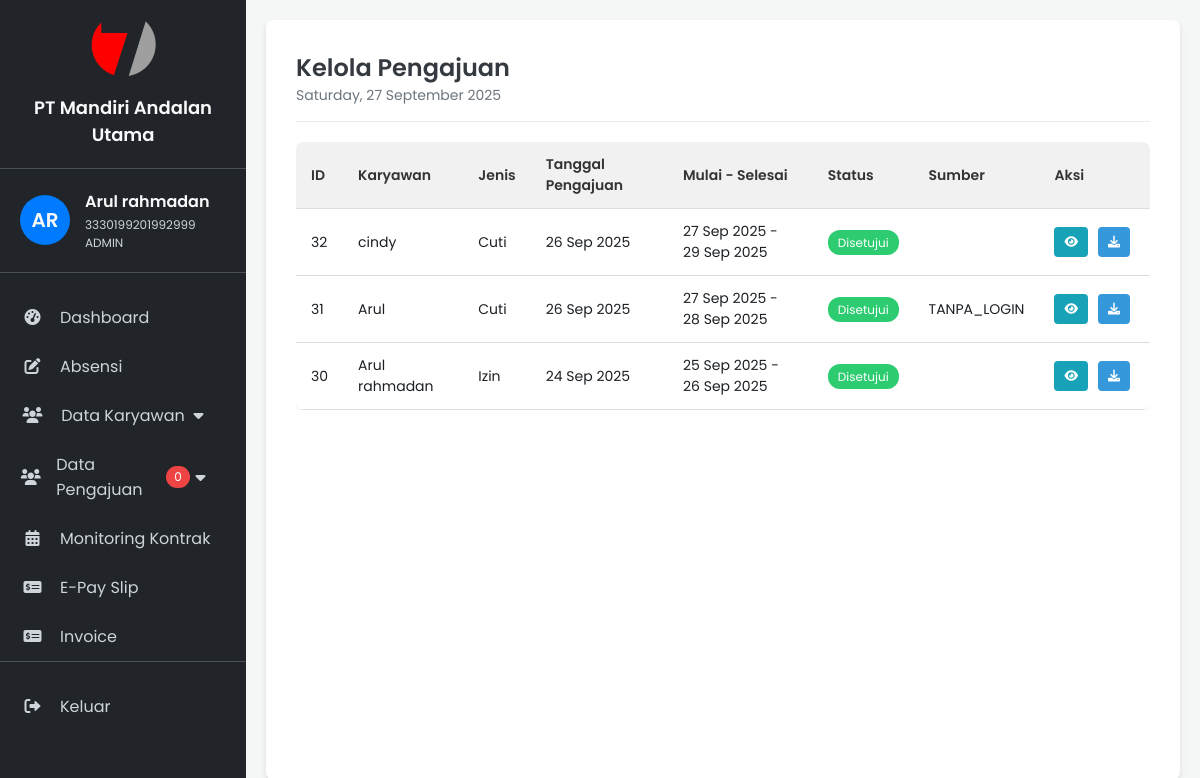
Page /admin/pengajuan/kelola_pengajuan.php (signed in) on the committed database.
### tables this page shows
CREATE TABLE `karyawan` (
  `id_karyawan` bigint(20) UNSIGNED NOT NULL,
  `nama_karyawan` varchar(255) DEFAULT NULL,
  `jabatan` varchar(100) DEFAULT NULL,
  `jenis_kelamin` varchar(50) DEFAULT NULL,
  `tempat_lahir` varchar(100) DEFAULT NULL,
  `tanggal_lahir` date DEFAULT NULL,
  `alamat` varchar(255) DEFAULT NULL,
  `alamat_tinggal` varchar(255) DEFAULT NULL,
  `rt_rw` varchar(10) DEFAULT NULL,
  `kelurahan` varchar(100) DEFAULT NULL,
  `kecamatan` varchar(100) DEFAULT NULL,
  `kota_kabupaten` varchar(100) DEFAULT NULL,
  `nik_ktp` varchar(20) DEFAULT NULL,
  `pendidikan_terakhir` varchar(100) DEFAULT NULL,
  `no_hp` varchar(20) DEFAULT NULL,
  `alamat_email` varchar(255) DEFAULT NULL,
  `no_kk` varchar(20) DEFAULT NULL,
  `nama_ayah` varchar(100) DEFAULT NULL,
  `nama_ibu` varchar(100) DEFAULT NULL,
  `nik_karyawan` varchar(50) DEFAULT NULL,
  `nip` varchar(50) DEFAULT NULL,
  `penempatan` varchar(100) DEFAULT NULL,
  `nama_user` varchar(100) DEFAULT NULL,
  `kota` varchar(100) DEFAULT NULL,
  `area` varchar(100) DEFAULT NULL,
  `nomor_kontrak` varchar(100) DEFAULT NULL,
  `tanggal_pembuatan_pks` date DEFAULT NULL,
  `nomor_surat_tugas` varchar(100) DEFAULT NULL,
  `masa_penugasan` varchar(100) DEFAULT NULL,
  `tgl_aktif_masuk` date DEFAULT NULL,
  `join_date` date DEFAULT NULL,
  `end_date` date DEFAULT NULL,
  `end_date_pks` date DEFAULT NULL,
  `end_of_contract` date DEFAULT NULL,
  `status_karyawan` varchar(50) DEFAULT NULL,
  `status` varchar(50) DEFAULT NULL,
  `tgl_resign` date DEFAULT NULL,
  `cabang` varchar(100) DEFAULT NULL,
  `job` varchar(100) DEFAULT NULL,
  `channel` varchar(100) DEFAULT NULL,
  `tgl_rmu` date DEFAULT NULL,
  `nomor_rekening` varchar(50) DEFAULT NULL,
  `nama_bank` varchar(50) DEFAULT NULL,
  `gapok` decimal(10,2) DEFAULT NULL,
  `umk_ump` decimal(10,2) DEFAULT NULL,
  `tanggal_pernyataan` date DEFAULT NULL,
  `npwp` varchar(50) DEFAULT NULL,
  `status_pajak` varchar(50) DEFAULT NULL,
  `recruitment_officer` varchar(100) DEFAULT NULL,
  `team_leader` varchar(100) DEFAULT NULL,
  `recruiter` varchar(100) DEFAULT NULL,
  `tl` varchar(100) DEFAULT NULL,
  `manager` varchar(100) DEFAULT NULL,
  `nama_sm` varchar(100) DEFAULT NULL,
  `nama_sh` varchar(100) DEFAULT NULL,
  `sales_code` varchar(50) DEFAULT NULL,
  `nomor_reff` varchar(50) DEFAULT NULL,
  `no_bpjamsostek` varchar(50) DEFAULT NULL,
  `no_bpjs_kes` varchar(50) DEFAULT NULL,
  `role` enum('HRD','KARYAWAN','ADMIN') DEFAULT NULL,
  `proyek` enum('ALLO','MOLADIN','NOBU','CIMB','CNAF','BNIF','SMBCI','INTERNAL') DEFAULT NULL,
  `surat_tugas` varchar(255) DEFAULT NULL
);

CREATE TABLE `pengajuan` (
  `id_pengajuan` int(11) NOT NULL,
  `id_karyawan` int(11) DEFAULT NULL,
  `nik_karyawan` varchar(20) DEFAULT NULL,
  `jenis_pengajuan` enum('Cuti','Izin','Sakit') NOT NULL,
  `tanggal_mulai` date NOT NULL,
  `tanggal_berakhir` date NOT NULL,
  `keterangan` text NOT NULL,
  `dokumen_pendukung` varchar(255) DEFAULT NULL,
  `nama_pengganti` varchar(100) DEFAULT NULL,
  `nik_pengganti` varchar(20) DEFAULT NULL,
  `wa_pengganti` varchar(20) DEFAULT NULL,
  `status_pengajuan` enum('Menunggu','Disetujui','Ditolak') NOT NULL DEFAULT 'Menunggu',
  `tanggal_diajukan` datetime NOT NULL DEFAULT current_timestamp(),
  `tanggal_update` datetime NOT NULL DEFAULT current_timestamp() ON UPDATE current_timestamp(),
  `sumber_pengajuan` varchar(255) DEFAULT NULL,
  `nama_pengaju` varchar(255) DEFAULT NULL,
  `email_pengaju` varchar(255) DEFAULT NULL,
  `telepon_pengaju` varchar(255) DEFAULT NULL,
  `nik_pengaju` varchar(255) DEFAULT NULL
);

### admin/config.php (called while the page is built, shortened)
<?php
function e($string) {
    return htmlspecialchars($string, ENT_QUOTES, 'UTF-8');
}
?>

### admin/pengajuan/kelola_pengajuan.php (the view, shortened to what this page needs)
<?php
require '../config.php';
$id_karyawan_admin = $_SESSION['id_karyawan'];
$nama_user_admin = $_SESSION['nama'];
$role_user_admin = $_SESSION['role'];
$stmt_admin_info = $conn->prepare("SELECT nik_ktp, jabatan FROM karyawan WHERE id_karyawan = ?");
$stmt_admin_info->bind_param("i", $id_karyawan_admin);
$stmt_admin_info->execute();
$result_admin_info = $stmt_admin_info->get_result();
$admin_info = $result_admin_info->fetch_assoc();
if ($admin_info) {
    $nik_user_admin = $admin_info['nik_ktp'];
} else {
    $nik_user_admin = 'Tidak Ditemukan';
    $jabatan_user_admin = 'Tidak Ditemukan';
}
$sql_pengajuan = "
    SELECT
        p.*, k.nama_karyawan, k.role
    FROM pengajuan p
    LEFT JOIN karyawan k ON p.id_karyawan = k.id_karyawan
    ORDER BY p.tanggal_diajukan DESC
";
$result_pengajuan = $conn->query($sql_pengajuan);
$sql_pending_requests = "SELECT COUNT(*) AS total_pending FROM pengajuan WHERE status_pengajuan = 'Menunggu'";
$result_pending_requests = $conn->query($sql_pending_requests);
$total_pending = $result_pending_requests->fetch_assoc()['total_pending'] ?? 0;
?>
<!DOCTYPE html>
<html lang="id">
<head>
    <link rel="stylesheet" href="../style.css">
    <link rel="stylesheet" href="https://cdnjs.cloudflare.com/ajax/libs/font-awesome/6.0.0-beta3/css/all.min.css">
</head>
<body>
    <div class="container">
        <aside class="sidebar">
            <div>
               <div class="company-brand">
                <img src="../image/manu.png" alt="Logo PT Mandiri Andalan Utama" class="company-logo">
                <p class="company-name">PT Mandiri Andalan Utama</p>
            </div>
            <div class="user-info">
                <div class="user-avatar"><?= e(strtoupper(substr($nama_user_admin, 0, 2))) ?></div>
                <div class="user-details">
                    <p class="user-name"><?= e($nama_user_admin) ?></p>
                    <p class="user-id"><?= e($nik_user_admin) ?></p>
                    <p class="user-role"><?= e($role_user_admin) ?></p>
                </div>
            </div>
            <nav class="sidebar-nav">
                <ul>
                    <li><a href="../dashboard_admin.php"><i class="fas fa-tachometer-alt"></i> Dashboard</a></li>
                    <li><a href="../absensi/absensi.php"><i class="fas fa-edit"></i> Absensi </span></a></li>
                    <li class="dropdown-trigger">
                        <a href="#" class="dropdown-link"><i class="fas fa-users"></i> Data Karyawan <i
                                class="fas fa-caret-down"></i></a>
                    </li>
                    <li class="dropdown-trigger">
                        <a href="#" class="dropdown-link"><i class="fas fa-users"></i> Data Pengajuan<span class="badge"><?= $total_pending ?></span> <i
                                class="fas fa-caret-down"></i></a>
                    </li>
                    <li><a href="../monitoring_kontrak/monitoring_kontrak.php"><i class="fas fa-calendar-alt"></i>
                            Monitoring Kontrak</a></li>
                    <li><a href="../payslip/e_payslip_admin.php"><i class="fas fa-money-check-alt"></i> E-Pay Slip</a>
                    <li><a href="../invoice/invoice.php"><i class="fas fa-money-check-alt"></i> Invoice</a></li>
                    </li>
                </ul>
            </nav>
            <div class="logout-link">
                <a href="../../logout.php"><i class="fas fa-sign-out-alt"></i> Keluar</a>
            </div>
        </aside>
        <main class="main-content">
            <header class="main-header">
                <h1>Kelola Pengajuan</h1>
                <p class="current-date"><?= date('l, d F Y'); ?></p>
            </header>
            <div class="data-table-container">
                <table>
                    <thead>
                        <tr>
                            <th>ID</th>
                            <th>Karyawan</th>
                            <th>Jenis</th>
                            <th>Tanggal Pengajuan</th>
                            <th>Mulai - Selesai</th>
                            <th>Status</th>
                            <th>Sumber</th>
                            <th>Aksi</th>
                        </tr>
                    </thead>
                    <tbody>
                        <?php if ($result_pengajuan->num_rows > 0): ?>
                            <?php while ($row = $result_pengajuan->fetch_assoc()): ?>
                                <tr>
                                    <td><?= e($row['id_pengajuan']) ?></td>
                                    <td><?= e($row['nama_karyawan'] ?? $row['nama_pengaju']) ?></td>
                                    <td><?= e($row['jenis_pengajuan']) ?></td>
                                    <td><?= e(date('d M Y', strtotime($row['tanggal_diajukan']))) ?></td>
                                    <td><?= e(date('d M Y', strtotime($row['tanggal_mulai']))) ?> -
                                        <?= e(date('d M Y', strtotime($row['tanggal_berakhir']))) ?>
                                    </td>
                                    <td>
                                        <span class="status-badge status-<?= strtolower($row['status_pengajuan']) ?>">
                                            <?= e($row['status_pengajuan']) ?>
                                        </span>
                                    </td>
                                    <td><?= e($row['sumber_pengajuan']) ?></td>
                                    <td>
                                        <div style="display: flex; gap: 5px;">
                                            <a href="process_pengajuan.php?action=view&id=<?= e($row['id_pengajuan']) ?>"
                                                class="action-btn view-btn" title="Lihat Detail"><i class="fas fa-eye"></i></a>
                                            <?php if (!empty($row['dokumen_pendukung'])): ?>
                                                <a href="../../uploads/<?= e($row['dokumen_pendukung']) ?>"
                                                    class="action-btn download-btn" title="Unduh Dokumen" download><i
                                                        class="fas fa-download"></i></a>
                                            <?php endif; ?>
                                        </div>
                                    </td>
                                </tr>
                            <?php endwhile; ?>
                        <?php else: ?>
                            <tr>
                                <td colspan="8" style="text-align:center;">Tidak ada pengajuan ditemukan.</td>
                            </tr>
                        <?php endif; ?>
                    </tbody>
                </table>
            </div>
        </main>
    </div>
</body>
</html>

### admin/style.css (style rules this page uses)
:root { --primary-color: #007bff; --dark-bg: #212529; --darker-bg: #1c2024; --text-color: #f8f9fa; --light-text-color: #ced4da; --active-bg: #343a40; --border-color: #495057; }
* { margin: 0; padding: 0; box-sizing: border-box; }
body { font-family: 'Poppins', sans-serif; background-color: #f4f7f6; color: var(--darker-bg); }
.container { display: flex; height: 100vh; }
.sidebar { width: 280px; background-color: var(--dark-bg); color: var(--text-color); display: flex; flex-direction: column; padding: 20px 0; }
.company-brand { padding: 0 20px 20px; text-align: center; border-bottom: 1px solid var(--border-color); margin-bottom: 20px; }
.company-logo { max-width: 70px; height: auto; margin-bottom: 10px; }
.company-name { font-size: 18px; font-weight: 600; color: var(--text-color); margin: 0; }
.user-info { display: flex; align-items: center; padding: 0 20px 20px; border-bottom: 1px solid var(--border-color); margin-bottom: 20px; }
.user-avatar { width: 50px; height: 50px; background-color: var(--primary-color); border-radius: 50%; display: flex; justify-content: center; align-items: center; font-size: 20px; font-weight: 600; margin-right: 15px; }
.user-details .user-name { font-size: 16px; font-weight: 600; margin-bottom: 2px; }
.user-details .user-id, .user-details .user-role { font-size: 12px; color: var(--light-text-color); margin: 0; }
.sidebar-nav ul { list-style: none; }
.sidebar-nav li a { display: flex; align-items: center; padding: 12px 20px; color: var(--light-text-color); text-decoration: none; transition: background-color 0.2s, color 0.2s; }
.sidebar-nav li a i { width: 25px; text-align: center; margin-right: 15px; }
.logout-link { margin-top: auto; padding: 20px 0; border-top: 1px solid var(--border-color); }
.logout-link a { display: flex; align-items: center; padding: 12px 20px; color: var(--light-text-color); text-decoration: none; transition: background-color 0.2s, color 0.2s; }
.logout-link a i { width: 25px; text-align: center; margin-right: 15px; }
.main-content { flex-grow: 1; padding: 30px; background-color: #fff; border-radius: 8px; box-shadow: 0 4px 6px rgba(0, 0, 0, 0.1); margin: 20px; overflow: auto; }
.main-header { margin-bottom: 20px; padding-bottom: 15px; border-bottom: 1px solid #e9ecef; }
.main-header h1 { font-size: 24px; font-weight: 600; color: #343a40; }
.main-header .current-date { font-size: 14px; color: #6c757d; }
.data-table-container { overflow-x: auto; }
table { width: 100%; border-collapse: collapse; background-color: #fff; border-radius: 8px; overflow: hidden; box-shadow: 0 2px 5px rgba(0, 0, 0, 0.05); }
thead { background-color: #f1f1f1; }
th, td { padding: 12px 15px; text-align: left; border-bottom: 1px solid #ddd; font-size: 14px; }
th { font-weight: 600; color: #333; }
.action-btn { padding: 6px 10px; border-radius: 4px; border: none; cursor: pointer; font-size: 12px; margin-right: 5px; position: relative; z-index: 10; outline: none; transition: background-color 0.2s; }
.view-btn { background-color: #17a2b8; color: white; }

### admin/pengajuan/kelola_pengajuan.php (style rules this page uses)
.data-table-container { margin-top: 20px; }
.status-badge { padding: 4px 10px; border-radius: 12px; font-size: 12px; color: #fff; }
.status-disetujui { background-color: #2ecc71; }
.sidebar-nav .dropdown-trigger { position: relative; }
.sidebar-nav .dropdown-link { display: flex; justify-content: space-between; align-items: center; }
.download-btn { background-color: #3498db; color: #fff; }
.badge { background:#ef4444; color:#fff; padding:2px 8px; border-radius:999px; font-size:12px; }

### rows in the picture
karyawan: nik_ktp "3330199201992999"
pengajuan: id_pengajuan "32", id_karyawan.nama_karyawan "cindy", jenis_pengajuan "Cuti", tanggal_diajukan "26 Sep 2025", tanggal_mulai "27 Sep 2025", tanggal_berakhir "29 Sep 2025", status_pengajuan "Disetujui"
pengajuan: id_pengajuan "31", nama_pengaju "Arul", jenis_pengajuan "Cuti", tanggal_diajukan "26 Sep 2025", tanggal_mulai "27 Sep 2025", tanggal_berakhir "28 Sep 2025", status_pengajuan "Disetujui", sumber_pengajuan "TANPA_LOGIN"
pengajuan: id_pengajuan "30", id_karyawan.nama_karyawan "Arul rahmadan", jenis_pengajuan "Izin", tanggal_diajukan "24 Sep 2025", tanggal_mulai "25 Sep 2025", tanggal_berakhir "26 Sep 2025", status_pengajuan "Disetujui"

### other values in the picture
substr($nama_user_admin, 0, 2) "AR"
$nama_user_admin "Arul rahmadan"
$role_user_admin "ADMIN"
$total_pending "0"
